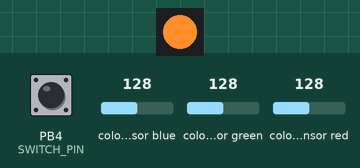
Recording of a sketch running on a simulated ATtiny85, built with avr-gcc and run on an emulated ATtiny85. On the bench: 1 RGB LEDs in strip order, left to right. Wiring (inferred from the names in the program): TCS3200 colour sensor: output PB3; S2 PB0; S3 PB1. The inputs (shaded band) are chosen by the test bench; at power-on: PB4 (SWITCH_PIN) LOW, colour sensor blue 128, colour sensor green 128, colour sensor red 128.

Above: at 0.1 s.
At 2.2 s:
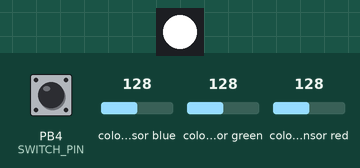
2.3 s: PB4 (SWITCH_PIN) pulled HIGH for 0.15 s
At 3.8 s:
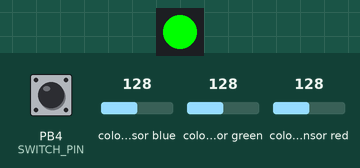
Timing chart, 0 to 5.3 s (numbered marks = the images above; inputs shaded):
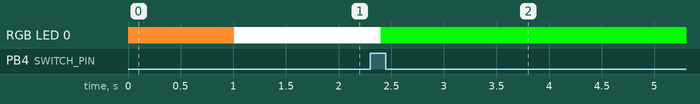

Measured:
- after the input at 2.3 s, RGB LED 0: RGB(255, 255, 255) → RGB(0, 255, 0) after 0.10 s

The sketch:

color-catcher.ino
```cpp
#include <Adafruit_NeoPixel.h>
#ifdef __AVR__
#include <avr/power.h> // Required for 16 MHz Adafruit Trinket
#endif

#define PIN 2

#define NUMPIXELS 1

#define PIN_S2 0
#define PIN_S3 1

#define PIN_OUT 3
#define SWITCH_PIN 4

#define RED_MIN 4
#define GREEN_MIN 4
#define BLUE_MIN 3

#define SAMPLES 10

unsigned int RED_MAX = 40;
unsigned int GREEN_MAX = 45;
unsigned int BLUE_MAX = 35;

int definedColors[][3] = {{255, 0, 0}, {255, 128, 0}, {255, 255, 0}, {128, 255, 0}, {0, 255, 0}, {0, 255,128},
                          {0, 255, 255}, {0, 128, 255}, {0, 0, 255}, {128, 0, 255}, {255, 0, 255}, {255, 0, 128},
                          {255, 255, 255}};

Adafruit_NeoPixel pixels(NUMPIXELS, PIN, NEO_GRB + NEO_KHZ800);

struct ColorValue {
  int red;
  int green;
  int blue;
};

ColorValue col;

void setup() {
#if defined(__AVR_ATtiny85__) && (F_CPU == 16000000)
  clock_prescale_set(clock_div_1);
#endif
  pinMode(PIN_S2, OUTPUT);
  pinMode(PIN_S3, OUTPUT);
  pinMode(PIN_OUT, INPUT);
  pinMode(SWITCH_PIN, INPUT);

  col = ColorValue {red: 255, green: 255, blue: 255};

  pixels.begin();
  Serial.begin(9600);

  calibrate();
}

void loop() {
  pixels.clear();
  int r, g, b;

  if(digitalRead(SWITCH_PIN) == HIGH) {
    r = map(read_red(), RED_MAX, RED_MIN, 0, 255);
    g = map(read_green(), GREEN_MAX, GREEN_MIN, 0, 255);
    b = map(read_blue(), BLUE_MAX, BLUE_MIN, 0, 255);
    delay(100);
    col = find_closest_color(r, g, b);
  }

  for (int i = 0; i < NUMPIXELS; i++) {
    pixels.setPixelColor(i, pixels.Color(col.red, col.green, col.blue));
    pixels.show();
  }
}


int read_red() {
  digitalWrite(PIN_S2, LOW);
  digitalWrite(PIN_S3, LOW);
  int pulse_width = pulseIn(PIN_OUT, LOW);
  return pulse_width;
}

int read_green() {
  digitalWrite(PIN_S2, HIGH);
  digitalWrite(PIN_S3, HIGH);
  int pulse_width = pulseIn(PIN_OUT, LOW);
  return pulse_width;
}

int read_blue() {
  digitalWrite(PIN_S2, LOW);
  digitalWrite(PIN_S3, HIGH);
  int pulse_width = pulseIn(PIN_OUT, LOW);
  return pulse_width;
}

ColorValue find_closest_color(int r, int g, int b) {
  int minDiff = 765;
  ColorValue col;
  size_t arrLen = sizeof(definedColors)/(3 * sizeof(int));
  for(int i = 0; i < arrLen; i++) {
    int dr = abs(r - definedColors[i][0]);
    int dg = abs(g - definedColors[i][1]);
    int db = abs(b - definedColors[i][2]);

    int totalDiff = dr + dg + db;
    if(totalDiff < minDiff) {
      minDiff = totalDiff;
      col.red = definedColors[i][0];
      col.green = definedColors[i][1];
      col.blue = definedColors[i][2];
    }
  }

  return col;
}

void calibrate() {
  int r = 0, g = 0, b = 0;
  for(int i = 0; i < SAMPLES; i++) {
    r = read_red();
    g = read_green();
    b = read_blue();

    RED_MAX = max(RED_MAX, r);
    GREEN_MAX = max(GREEN_MAX, g);
    BLUE_MAX = max(BLUE_MAX, b);

    pixels.setPixelColor(i, pixels.Color(252, 140, 42));
    pixels.show();
    delay(100);
  }
}
```
